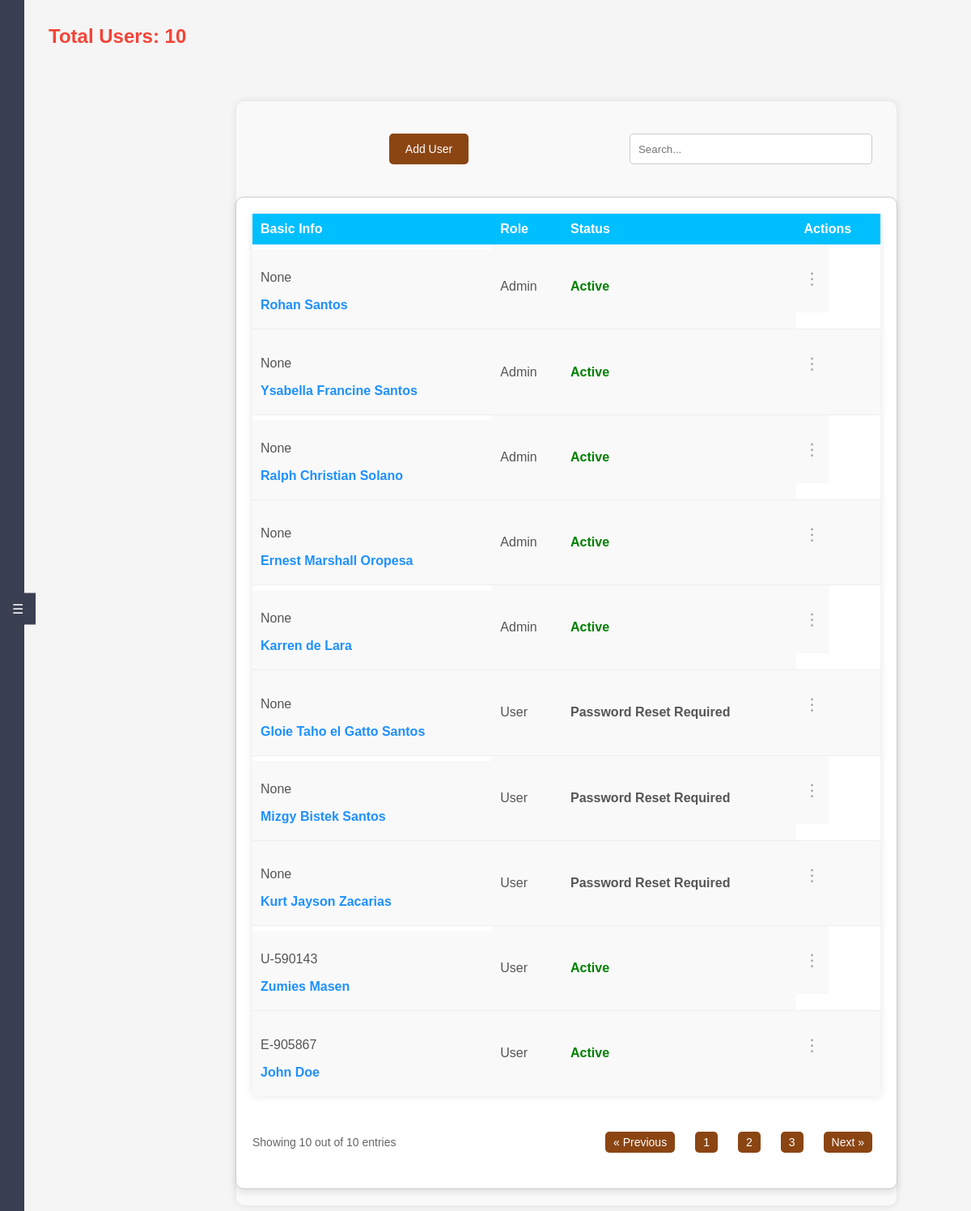
/users (signed in), run on the app's committed database.
### tables this page shows
CREATE TABLE "users" (
	"user_id"	INTEGER,
	"userstat_id"	INTEGER,
	"role_id"	INTEGER NOT NULL,
	"user_number"	TEXT,
	"username"	TEXT NOT NULL,
	"first_name"	TEXT,
	"last_name"	TEXT,
	"middle_name"	TEXT,
	"email"	TEXT NOT NULL,
	"password_hash"	TEXT NOT NULL,
	"date_created"	DATE,
	"is_locked"	BOOLEAN DEFAULT 0,
	"failed_attempts"	INTEGER DEFAULT 0,
	"otp"	TEXT,
	"otp_attempts"	INTEGER DEFAULT 0,
	"otp_expiry"	TIMESTAMP,
	UNIQUE("email"),
	UNIQUE("username"),
	FOREIGN KEY("userstat_id") REFERENCES "userStatus"("userstat_id"),
	FOREIGN KEY("role_id") REFERENCES "Roles"("role_id"),
	PRIMARY KEY("user_id")
);

CREATE TABLE "Roles" (
	"role_id"	INTEGER,
	"role_name"	TEXT NOT NULL,
	PRIMARY KEY("role_id" AUTOINCREMENT)
);

CREATE TABLE "userStatus" (
	"userstat_id"	INTEGER NOT NULL UNIQUE,
	"userStatus"	TEXT NOT NULL,
	PRIMARY KEY("userstat_id" AUTOINCREMENT)
);

### app.py (the view)
@app.route('/users')
@role_required([1])  # Only admin can access
def users():
    conn = get_db_connection()
    users = conn.execute('''
        SELECT u.user_id, u.first_name || " " || u.last_name AS name, u.date_created, r.role_name AS role, us.userStatus AS status, u.user_number
        FROM users u
        JOIN roles r ON u.role_id = r.role_id
        JOIN userStatus us ON u.userstat_id = us.userstat_id
    ''').fetchall()
    total_users = conn.execute('SELECT COUNT(*) as count FROM users').fetchone()['count']
    roles = conn.execute('SELECT role_id, role_name FROM roles').fetchall()
    statuses = conn.execute('SELECT userstat_id, userStatus FROM userStatus').fetchall()
    conn.close()
    return render_template('users.html', users=users, total_users=total_users, roles=roles, statuses=statuses)

### app.py (called while the page is built)
def role_required(roles):
    def decorator(f):
        @wraps(f)
        def decorated_function(*args, **kwargs):
            if 'role_id' not in session:
                flash('You need to be logged in to access this page.')
                return redirect(url_for('login'))
            user_role_id = session['role_id']
            if user_role_id not in roles:
                flash('You do not have permission to access this page.')
                return redirect(url_for('dashboard'))
            return f(*args, **kwargs)
        return decorated_function
    return decorator

def get_db_connection():
    conn = sqlite3.connect(app.config['DATABASE'], timeout=30)
    conn.execute('PRAGMA journal_mode=WAL')
    conn.row_factory = sqlite3.Row
    return conn

### templates/users.html (shortened to what this page needs)
<!DOCTYPE html>
<html lang="en">
<head>
    <link rel="stylesheet" href="{{ url_for('static', filename='styles.css') }}">
</head>
<body class="users-page">
    <div class="sidebar-tab" id="sidebarTab">☰</div>
    <div id="sidebar" class="sidebar">
        <ul>
            <li><a href="{{ url_for('dashboard') }}">Dashboard</a></li>
            <li><a href="{{ url_for('profile') }}">Profile</a></li>
            <li><a href="{{ url_for('users') }}">Users</a></li>
            <li><a href="{{ url_for('treatments') }}">Treatment</a></li>
            <li><a href="{{ url_for('maintenance') }}">Maintenance</a></li>
            <li><a href="{{ url_for('inventory') }}">Inventory</a></li>
            <li><a href="{{ url_for('reports') }}">Reports</a></li>
            <li><a href="{{ url_for('payments') }}">Payments</a></li>
            <br><br><br><br><br><br>
            <li><a href="{{ url_for('help') }}">Help</a></li>
            <li><a href="{{ url_for('about') }}">About</a></li>
            <li><a href="{{ url_for('logout') }}">Logout</a></li>
        </ul>
    </div>
    <header>
        <div class="header-left">
            <h1>Total Users: {{ total_users }}</h1>
        </div>
    </header>
    <div class="main-content">
        <div class="container">
            <div class="header-actions">
                <button class="add-user-btn" onclick="openModal('userModal')">Add User</button>
                <form class="search-form" onsubmit="event.preventDefault();">
                    <input type="text" id="searchInput" placeholder="Search..." onkeyup="searchUsers()">
                </form>
            </div>
            <div class="table-container">
                <table class="user-table">
                    <thead>
                        <tr>
                            <th>Basic Info</th>
                            <th>Role</th>
                            <th>Status</th>
                            <th>Actions</th>
                        </tr>
                    </thead>
                    <tbody id="userTableBody">
                        {% for user in users %}
                        <tr>
                            <td class="user-info">
                                <p>{{ user.user_number }}</p>
                                <a href="#" class="name" onclick="viewUser({{ user.user_id }})">{{ user.name }}</a>
                            </td>
                            <td>{{ user.role }}</td>
                            <td class="status {% if user.status == 'Active' %}status-active{% elif user.status == 'Inactive' %}status-inactive{% elif user.status == 'Suspended' %}status-suspended{% elif user.status == 'Banned' %}status-banned{% elif user.status == 'Password Reset Required' %}status-password-reset{% elif user.status == 'Locked' %}status-locked{% endif %}">{{ user.status }}</td>
                            <td class="dropdown">
                                <button class="ellipsis-btn">⋮</button>
                            </td>
                        </tr>
                        {% endfor %}
                    </tbody>
                </table>
                <div class="pagination">
                    <div class="entries">
                        Showing {{ users|length }} out of {{ total_users }} entries
                    </div>
                    <ul class="page-numbers">
                        <li><a href="#">&laquo; Previous</a></li>
                        <li><a href="#">1</a></li>
                        <li><a href="#">2</a></li>
                        <li><a href="#">3</a></li>
                        <li><a href="#">Next &raquo;</a></li>
                    </ul>
                </div>
            </div>
        </div>
    </div>
</body>
</html>

### data on the page
users: user_number "None", name "Rohan Santos", role "Admin", status "Active"
users: user_number "None", name "Ysabella Francine Santos", role "Admin", status "Active"
users: user_number "None", name "Ralph Christian Solano", role "Admin", status "Active"
users: user_number "None", name "Ernest Marshall Oropesa", role "Admin", status "Active"
users: user_number "None", name "Karren de Lara", role "Admin", status "Active"
users: user_number "None", name "Gloie Taho el Gatto Santos", role "User", status "Password Reset Required"
users: user_number "None", name "Mizgy Bistek Santos", role "User", status "Password Reset Required"
users: user_number "None", name "Kurt Jayson Zacarias", role "User", status "Password Reset Required"
users: user_number "U-590143", name "Zumies Masen", role "User", status "Active"
users: user_number "E-905867", name "John Doe", role "User", status "Active"

### other printed values
{{ total_users }} "10"
{{ users|length }} "10"
